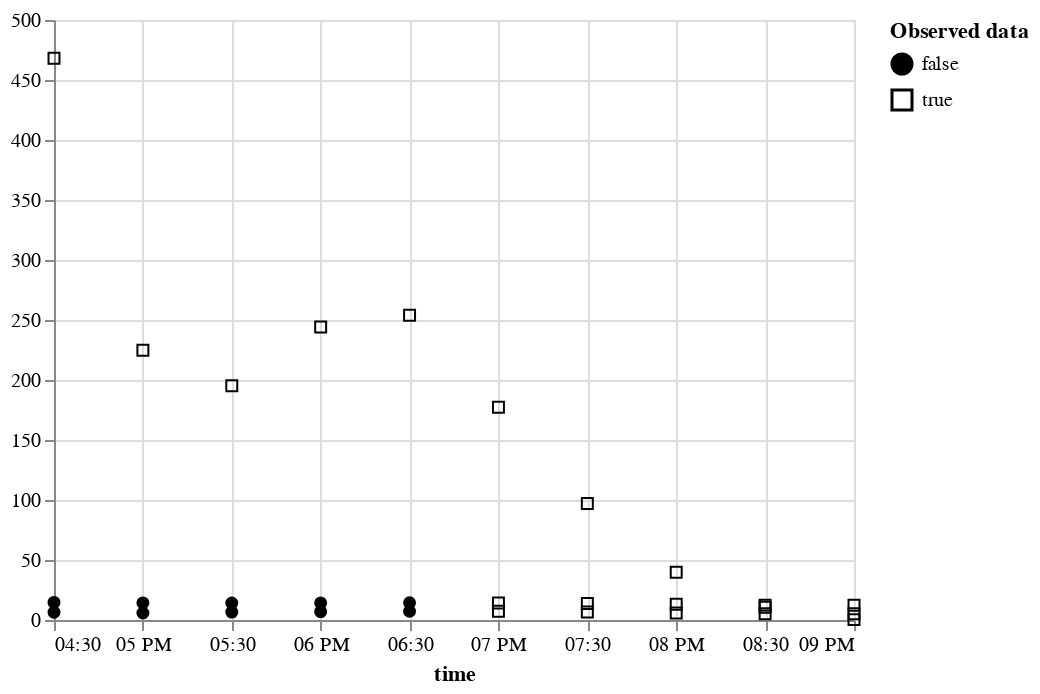

The cell this chart's notebook holds for it:
### Code cell
plot_points(m_df.tidy())

### Figure 1 — Vega-Lite specification as saved in the notebook (floating-point values rounded to 4 significant figures)
{"config": {"view": {"continuousWidth": 400, "continuousHeight": 300}}, "data": {"name": "data-78793625ad331c69629763c17f6779c5"}, "mark": {"type": "point", "color": "black", "fillOpacity": 1, "strokeWidth": 1}, "encoding": {"fill": {"field": "is_present", "legend": {"title": ["Observed data"]}, "scale": {"range": ["black", "#ffffff00"]}, "type": "nominal"}, "shape": {"field": "is_present", "type": "nominal"}, "x": {"axis": {"domain": true, "labels": true, "ticks": true, "title": "time"}, "field": "time", "type": "temporal"}, "y": {"field": "value", "scale": {"zero": false}, "title": "", "type": "quantitative"}}, "$schema": "https://vega.github.io/schema/vega-lite/v5.2.0.json", "datasets": {"data-78793625ad331c69629763c17f6779c5": [{"time": "2000-06-15T16:30:00", "variable": "TA", "value": 14.65, "is_present": false}, {"time": "2000-06-15T17:00:00", "variable": "TA", "value": 14.22, "is_present": false}, {"time": "2000-06-15T17:30:00", "variable": "TA", "value": 14.11, "is_present": false}, {"time": "2000-06-15T18:00:00", "variable": "TA", "value": 14.23, "is_present": false}, {"time": "2000-06-15T18:30:00", "variable": "TA", "value": 14.4, "is_present": false}, {"time": "2000-06-15T19:00:00", "variable": "TA", "value": 14.09, "is_present": true}, {"time": "2000-06-15T19:30:00", "variable": "TA", "value": 13.71, "is_present": true}, {"time": "2000-06-15T20:00:00", "variable": "TA", "value": 13.08, "is_present": true}, {"time": "2000-06-15T20:30:00", "variable": "TA", "value": 12.41, "is_present": true}, {"time": "2000-06-15T21:00:00", "variable": "TA", "value": 12.27, "is_present": true}, {"time": "2000-06-15T16:30:00", "variable": "SW_IN", "value": 468.2, "is_present": true}, {"time": "2000-06-15T17:00:00", "variable": "SW_IN", "value": 224.8, "is_present": true}, {"time": "2000-06-15T17:30:00", "variable": "SW_IN", "value": 195.3, "is_present": true}, {"time": "2000-06-15T18:00:00", "variable": "SW_IN", "value": 244.2, "is_present": true}, {"time": "2000-06-15T18:30:00", "variable": "SW_IN", "value": 253.9, "is_present": true}, {"time": "2000-06-15T19:00:00", "variable": "SW_IN", "value": 177.3, "is_present": true}, {"time": "2000-06-15T19:30:00", "variable": "SW_IN", "value": 97.07, "is_present": true}, {"time": "2000-06-15T20:00:00", "variable": "SW_IN", "value": 39.71, "is_present": true}, {"time": "2000-06-15T20:30:00", "variable": "SW_IN", "value": 10.65, "is_present": true}, {"time": "2000-06-15T21:00:00", "variable": "SW_IN", "value": 0.32, "is_present": true}, {"time": "2000-06-15T16:30:00", "variable": "VPD", "value": 6.454, "is_present": false}, {"time": "2000-06-15T17:00:00", "variable": "VPD", "value": 5.799, "is_present": false}, {"time": "2000-06-15T17:30:00", "variable": "VPD", "value": 6.577, "is_present": false}, {"time": "2000-06-15T18:00:00", "variable": "VPD", "value": 6.931, "is_present": false}, {"time": "2000-06-15T18:30:00", "variable": "VPD", "value": 7.286, "is_present": false}, {"time": "2000-06-15T19:00:00", "variable": "VPD", "value": 7.251, "is_present": true}, {"time": "2000-06-15T19:30:00", "variable": "VPD", "value": 6.683, "is_present": true}, {"time": "2000-06-15T20:00:00", "variable": "VPD", "value": 5.851, "is_present": true}, {"time": "2000-06-15T20:30:00", "variable": "VPD", "value": 5.254, "is_present": true}, {"time": "2000-06-15T21:00:00", "variable": "VPD", "value": 5.164, "is_present": true}]}}
